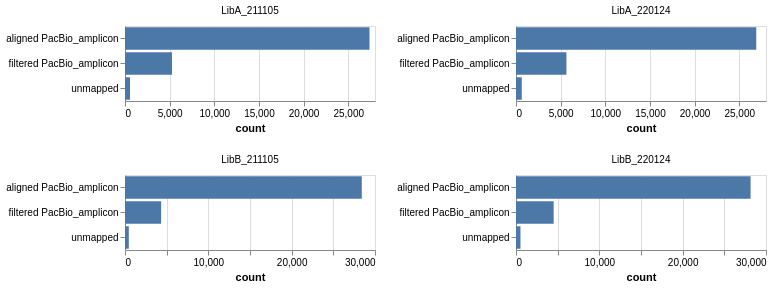

This figure's Vega-Lite source:
### Vega-Lite specification from a JSON file in a GitHub repository (floating-point values rounded to 4 significant figures)
{"config": {"view": {"continuousWidth": 300, "continuousHeight": 300}}, "data": {"values": [{"category": "aligned PacBio_amplicon", "count": 27382, "pacbioRun": "LibA_211105", "library": "LibA"}, {"category": "filtered PacBio_amplicon", "count": 5263, "pacbioRun": "LibA_211105", "library": "LibA"}, {"category": "unmapped", "count": 560, "pacbioRun": "LibA_211105", "library": "LibA"}, {"category": "aligned PacBio_amplicon", "count": 28415, "pacbioRun": "LibB_211105", "library": "LibB"}, {"category": "filtered PacBio_amplicon", "count": 4334, "pacbioRun": "LibB_211105", "library": "LibB"}, {"category": "unmapped", "count": 456, "pacbioRun": "LibB_211105", "library": "LibB"}, {"category": "aligned PacBio_amplicon", "count": 26910, "pacbioRun": "LibA_220124", "library": "LibA"}, {"category": "filtered PacBio_amplicon", "count": 5649, "pacbioRun": "LibA_220124", "library": "LibA"}, {"category": "unmapped", "count": 646, "pacbioRun": "LibA_220124", "library": "LibA"}, {"category": "aligned PacBio_amplicon", "count": 28150, "pacbioRun": "LibB_220124", "library": "LibB"}, {"category": "filtered PacBio_amplicon", "count": 4519, "pacbioRun": "LibB_220124", "library": "LibB"}, {"category": "unmapped", "count": 536, "pacbioRun": "LibB_220124", "library": "LibB"}]}, "mark": {"type": "bar"}, "encoding": {"facet": {"columns": 2, "field": "pacbioRun", "title": null, "type": "nominal"}, "tooltip": [{"field": "category", "type": "nominal"}, {"field": "count", "type": "quantitative"}, {"field": "pacbioRun", "type": "nominal"}, {"field": "library", "type": "nominal"}], "x": {"field": "count", "type": "quantitative"}, "y": {"axis": {"title": null}, "field": "category", "type": "nominal"}}, "height": 75, "resolve": {"scale": {"x": "independent", "y": "independent"}}, "width": 250, "$schema": "https://vega.github.io/schema/vega-lite/v5.json"}
